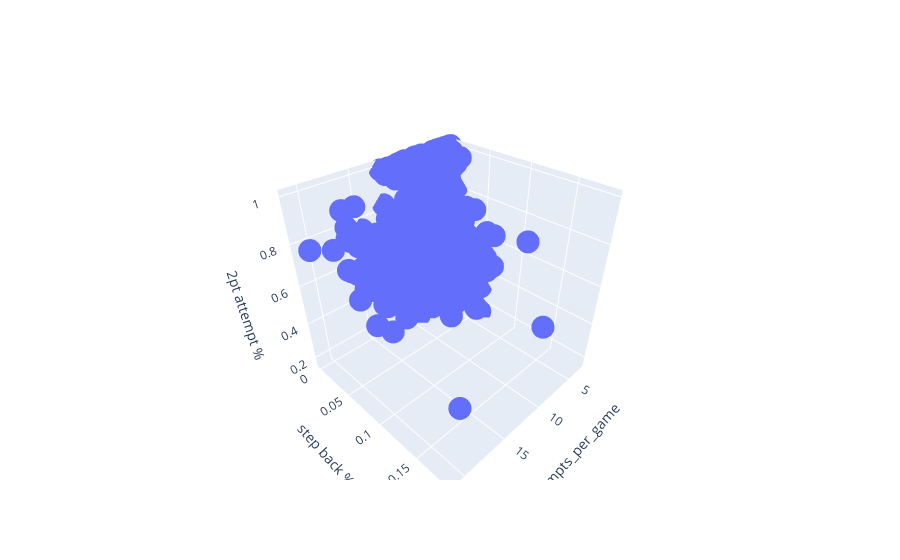

The notebook cell this image was saved under:
### Markdown cell above
### 3D Graph to Examine Features

### Code cell
x = profile17['attempts_per_game']
y = profile17['Step Back Jump shot']
z = profile17['2PT Field Goal']
text = profile17['key_0']
fig = go.Figure(data=[go.Scatter3d(x=x, y=y, z=z,
                                   text = text,
                                   hoverinfo = 'text',
                                   mode='markers'
                                  )],)
fig.update_layout(scene = dict(
                    xaxis_title='attempts_per_game',
                    yaxis_title='step back %',
                    zaxis_title='2pt attempt %'))
                
                
fig.show()

### Figure 1 — Plotly figure (JSON) as saved in the notebook; plotly's stock layout.template omitted (floating-point values rounded to 4 significant figures; data arrays with more than 128 entries replaced by an {"elided": "..."} marker saying what was removed)
{"data": [{"hoverinfo": "text", "mode": "markers", "text": {"elided": "461 str values"}, "type": "scatter3d", "x": {"elided": "461 float values"}, "y": {"elided": "461 float values"}, "z": {"elided": "461 float values"}}], "layout": {"scene": {"xaxis": {"title": {"text": "attempts_per_game"}}, "yaxis": {"title": {"text": "step back %"}}, "zaxis": {"title": {"text": "2pt attempt %"}}}}}
